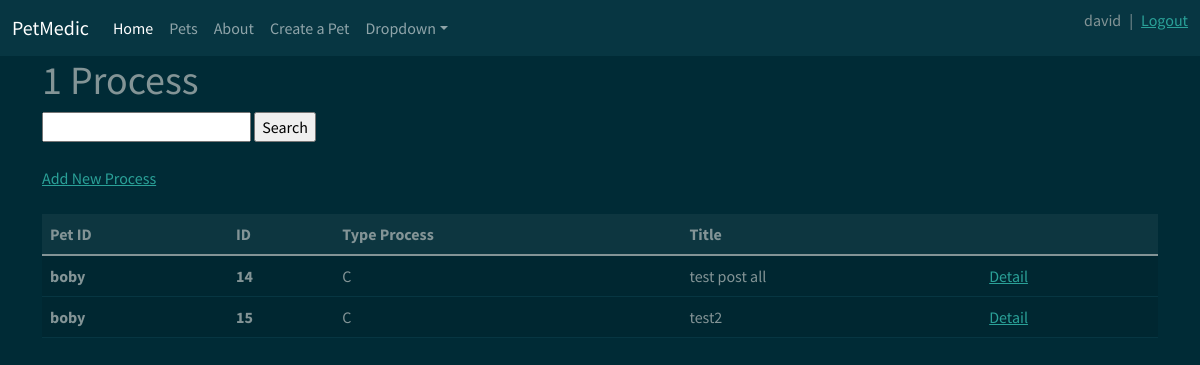
The app's page /pet/1/processes/ (signed in) with its own data.
### process/models.py (models this page shows, shortened)
class Process(models.Model):
    CONSULT = 'C'
    PROCESS = 'P'
    PROCESS_CHOICES = [
        (CONSULT, 'Consult'),
        (PROCESS, 'Process'),
    ]
    pet_id = models.ForeignKey(
        Pet,
        on_delete=models.CASCADE,
        null=True,
        blank=True,
    )
    id = models.AutoField(primary_key=True)
    type_process = models.CharField(
        max_length=2,
        choices=PROCESS_CHOICES,
        default=CONSULT,
    )
    title = models.CharField(max_length=100)
    description = models.TextField(null=True, blank=True)
    weight = models.DecimalField(max_digits=5, decimal_places=2)
    updated = models.DateTimeField(auto_now=True)  # hace referencia de cuando de actualiza  (todo el tiempo)
    created = models.DateTimeField(auto_now_add=True)  # hace referencia a cuando se creo la mascota (una vez)

### pet/models.py (models this page shows)
class Pet(models.Model):
    owner = models.ForeignKey(
        User,
        on_delete=models.CASCADE,
        null=True,
        blank=True,
    )
    FEMALE = 'F'
    MALE = 'M'
    GENDER_CHOICES = [
        (FEMALE, 'Female'),
        (MALE, 'Male'),
    ]
    id = models.AutoField(primary_key=True)
    name = models.CharField(max_length=100)
    type_animal = models.CharField(max_length=100)
    raze = models.CharField(max_length=100)
    gender = models.CharField(
        max_length=2,
        choices=GENDER_CHOICES,
        default=FEMALE,
    )
    description = models.TextField(null=True, blank=True)
    birth_day = models.DateField()
    picture = models.CharField(max_length=500)
    updated = models.DateTimeField(auto_now=True)  # hace referencia de cuando de actualiza  (todo el tiempo)
    created = models.DateTimeField(auto_now_add=True)  # hace referencia a cuando se creo la mascota (una vez)
    def __str__(self):
        return self.name

### process/views.py (the view)
# urls.py: path('pet/<int:id_pet>/processes/', ProcessList.as_view(), name='process_list'),
class ProcessList(LoginRequiredMixin, ListView):
    model = Process
    context_object_name = 'pros'
    template_name = 'process/process_list.html'
    def get_context_data(self, *, object_list=None, **kwargs):
        context = super().get_context_data(**kwargs)
        newPet = Pet()
        newPet.id = self.kwargs['id_pet']
        context['pros'] = context['pros'].filter(pet_id=newPet.id)
        context['id_pet'] = self.kwargs['id_pet']
        return context

### process/templates/process/process_list.html (shortened to what this page needs)
{% extends 'main.html'%}
{% block content %}
<h1> {{id_pet}}  Process </h1>
<form method="GET">
    <input type="text" name="search-area" value="{{search_input}}">
    <input type="submit" value="Search">
</form>
<br>
<a href="{% url 'process_create' id_pet %}">Add New Process</a>
<br>
<br>
<div>
    <table class="table table-hover">
        <thead>
        <tr>
            <th scope="col">Pet ID</th>
            <th scope="col">ID</th>
            <th scope="col">Type Process</th>
            <th scope="col">Title</th>
            <th scope="col"></th>
        </tr>
        </thead>
        <tbody>
        {% for pro in pros %}
        <tr class="table-active">
            <th scope="row">{{pro.pet_id}}</th>
            <th scope="row">{{pro.id}}</th>
            <td>{{pro.type_process}}</td>
            <td>{{pro.title}}</td>
            <td><a href="{% url 'process_detail' id_pet pro.id %}">Detail</a></td>
        </tr>
        {% empty %}
        <h3> No Process in List </h3>
        {% endfor %}
    </table>
</div>
{% endblock %}

### templates/navbar.html (shortened to what this page needs)
<link rel="stylesheet"
      type="text/css"
      href="{% static 'css/bootstrap.min.css' %}">
<nav class="navbar navbar-expand-lg navbar-dark bg-dark">
    <div class="container-fluid">
        <a class="navbar-brand" href="/">PetMedic</a>
        <div class="collapse navbar-collapse" id="navbarColor02">
            <ul class="navbar-nav me-auto">
                <li class="nav-item">
                    <a class="nav-link active" href="">Home
                    </a>
                </li>
                <li class="nav-item">
                    <a class="nav-link" href="{% url 'pet_list' %}">Pets</a>
                </li>
                <li class="nav-item">
                    <a class="nav-link" href="#">About</a>
                </li>
                <li class="nav-item">
                    <a class="nav-link" href="">Create a Pet</a>
                </li>
                <li class="nav-item dropdown">
                    <a class="nav-link dropdown-toggle" data-bs-toggle="dropdown" href="#" role="button"
                       aria-haspopup="true" aria-expanded="false">Dropdown</a>
                </li>
            </ul>
            <div class="d-flex">
                {% if request.user.is_authenticated %}
                <p style=" margin-right: 0.5em; ">
                    {{request.user}}
                </p>
                |
                <a style=" margin-left: 0.5em; " href="{% url 'logout' %}">Logout</a>
                {% else %}
                <a style=" margin-left: 0.5em; " href="{% url 'login' %}">Login</a>
                {% endif %}
            </div>
        </div>
    </div>
</nav>

### records on screen
Process: pet_id "boby", id "14", type_process "C", title "test post all"
Process: pet_id "boby", id "15", type_process "C", title "test2"

### other values on screen
{{ request.user }} "david"
{{ id_pet }} "1"
